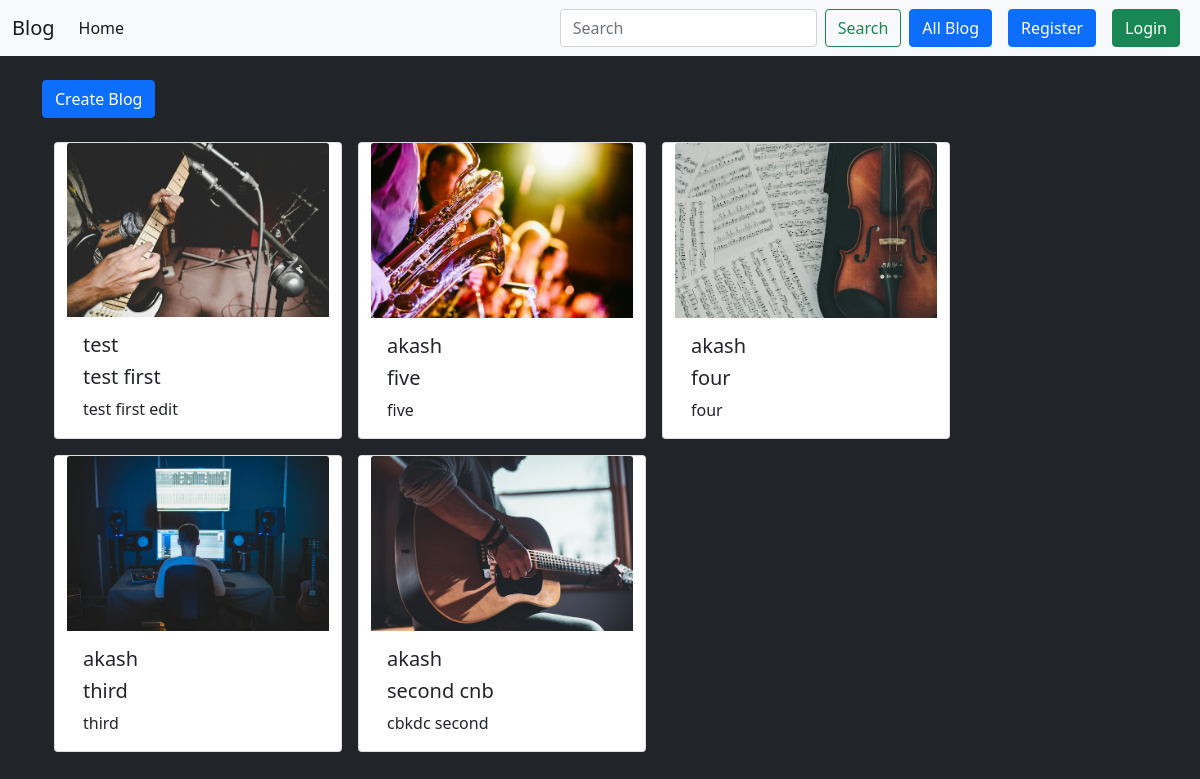
The app's page /blog/all-blog/ with its own data.
### blog/models.py (models this page shows, shortened)
class Blog(models.Model):
    user = models.ForeignKey(User, on_delete=models.CASCADE)
    title = models.TextField(max_length=120)
    description = models.TextField(max_length=6000)
    photo = models.ImageField(upload_to='photos/' )
    created_at = models.DateTimeField(auto_now_add=True)
    updated_at = models.DateTimeField(auto_now=True)

### blog/views.py (the view)
# urls.py: path('all-blog/', views.blog_list, name = 'blog_list'),
def blog_list(request):
    blogs = Blog.objects.all().order_by('-created_at')
    return render(request, 'blog_list.html', {'blogs': blogs})

### blog/templates/blog_list.html (shortened to what this page needs)
{% extends 'layout.html' %} {% block title %} Blog App {% endblock %}
{% block content %}
<a class="btn btn-primary mt-4" href="{% url 'blog_create' %}">Create Blog</a>
<div class="container row gap-3 mt-4">
  {% for blog in blogs %}
  <div class="card" style="width: 18rem">
    <img src="{{blog.photo.url}}" class="card-img-top" alt="..." />
    <div class="card-body">
      <h5 class="card-title">{{blog.user.username}}</h5>
      <h5 class="card-title">{{blog.title}}</h5>
      <p class="card-text">{{blog.description}}</p>
    </div>
  </div>
  {% endfor %}
</div>
{% endblock %}

### records on screen
Blog: photo (picture), user.username "test", title "test first", description "test first edit"
Blog: photo (picture), user.username "akash", title "five", description "five"
Blog: photo (picture), user.username "akash", title "four", description "four"
Blog: photo (picture), user.username "akash", title "third", description "third"
Blog: photo (picture), user.username "akash", title "second cnb", description "cbkdc second"
